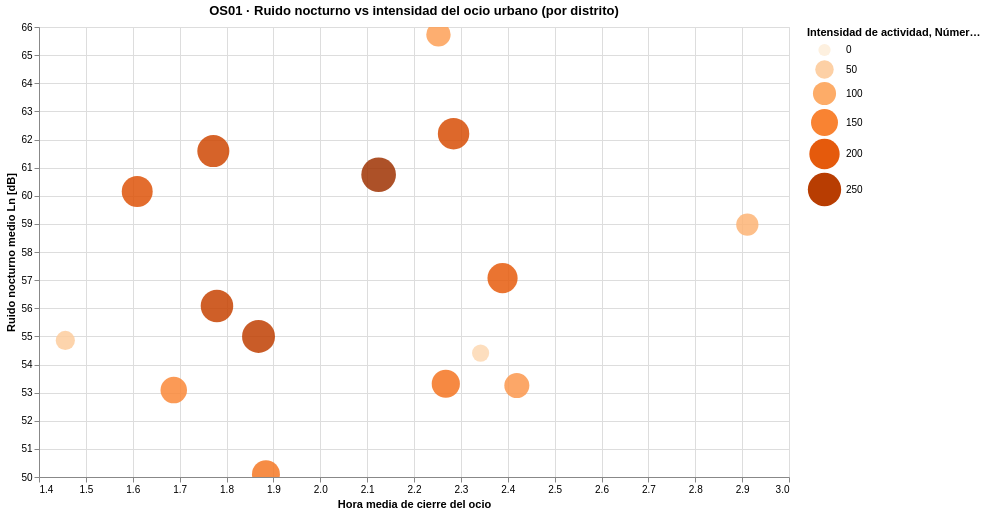

Notebook code cell kept with this figure:
### Markdown cell above
id_terraza es el único indicador consistente de existencia de terraza.
* Se cuentan terrazas por barrio.
* Se alinea con “actividad nocturna exterior”.

Refuerza la hipótesis ruido–ocio
Evita errores por NaNs estructurales de mesas/sillas.

El número de terrazas por barrio se estimó a partir del identificador de terraza presente en el dataset de locales, contabilizando aquellas observaciones con terraza asociada. Esta aproximación permite medir la intensidad del ocio exterior de forma consistente, evitando problemas derivados de información incompleta sobre mesas o sillas.

El ruido nocturno se caracterizó a partir del indicador Ln, asociado a cada estación acústica. 
La asignación espacial a barrios se realizó mediante la vinculación de cada estación con su barrio correspondiente, permitiendo obtener un nivel medio de ruido nocturno a escala de barrio.

### Code cell
# =========================================================
# OS01 · VISUALIZACIÓN 4
# Ruido nocturno vs intensidad del ocio (POR DISTRITO)
# =========================================================

# ---------------------------------------------------------
# 0. Función de normalización de texto (CLAVE)
# ---------------------------------------------------------
def normaliza_texto(s):
    if pd.isna(s):
        return s
    s = unicodedata.normalize("NFKD", s)
    s = "".join(c for c in s if not unicodedata.combining(c))
    return s.upper().strip()

# =========================================================
# 1. ACTIVIDAD URBANA NOCTURNA → DISTRITO
# =========================================================

df_act = df_06_locales.copy()

# Mapeo correcto de hora de cierre
mapa_horas = {12: 23, 13: 24, 14: 1, 15: 2, 16: 3}

df_act = df_act[df_act["hora_cierre_num"].isin(mapa_horas)]
df_act["hora_cierre_real"] = df_act["hora_cierre_num"].map(mapa_horas)

# Agregado por distrito
df_actividad_distrito = (
    df_act
    .groupby("distrito", as_index=False)
    .agg(
        hora_cierre_media=("hora_cierre_real", "mean"),
        num_locales=("id_local", "nunique"),
        num_terrazas=("id_terraza", lambda x: x.notna().sum())
    )
)

df_actividad_distrito["distrito_norm"] = df_actividad_distrito["distrito"].apply(normaliza_texto)

# =========================================================
# 2. RUIDO NOCTURNO (Ln) → DISTRITO
# =========================================================

df_ruido = df_02_cont_acustic.copy()

# Ruido nocturno: Ln ≠ NaN
df_ruido = df_ruido[df_ruido["ln"].notna()]

# Añadir distrito desde estaciones
df_ruido = df_ruido.merge(
    df_05_est_ac[["estacion", "distrito"]],
    on="estacion",
    how="left"
)

# Agregado por distrito
df_ruido_distrito = (
    df_ruido
    .groupby("distrito", as_index=False)
    .agg(
        laeq_nocturno=("ln", "mean")
    )
)

df_ruido_distrito["distrito_norm"] = df_ruido_distrito["distrito"].apply(normaliza_texto)

# =========================================================
# 3. DATASET FINAL INTEGRADO (ROBUSTO)
# =========================================================

df_corr_distrito = (
    df_actividad_distrito
    .merge(
        df_ruido_distrito,
        on="distrito_norm",
        how="inner",
        suffixes=("_act", "_ruido")
    )
)

# =========================================================
# 4. SCATTER FINAL
# =========================================================

scatter_nocturno = (
    alt.Chart(df_corr_distrito)
    .mark_circle(opacity=0.85)
    .encode(
        x=alt.X(
            "hora_cierre_media:Q",
            title="Hora media de cierre del ocio",
            scale=alt.Scale(zero=False)
        ),
        y=alt.Y(
            "laeq_nocturno:Q",
            title="Ruido nocturno medio Ln [dB]",
            scale=alt.Scale(zero=False)
        ),
        size=alt.Size(
            "num_locales:Q",
            title="Número de locales",
            scale=alt.Scale(range=[150, 1200])
        ),
        color=alt.Color(
            "num_locales:Q",
            title="Intensidad de actividad",
            scale=alt.Scale(scheme="oranges")
        ),
        tooltip=[
            alt.Tooltip("distrito_act:N", title="Distrito"),
            alt.Tooltip("hora_cierre_media:Q", format=".2f"),
            alt.Tooltip("laeq_nocturno:Q", format=".1f"),
            alt.Tooltip("num_locales:Q", title="Locales"),
            alt.Tooltip("num_terrazas:Q", title="Terrazas")
        ]
    )
    .interactive()
    .properties(
        width=750,
        height=450,
        title="OS01 · Ruido nocturno vs intensidad del ocio urbano (por distrito)"
    )
)

scatter_nocturno

### Figure 1 — Vega-Lite specification as saved in the notebook (floating-point values rounded to 4 significant figures)
{"$schema": "https://vega.github.io/schema/vega-lite/v5.20.1.json", "config": {"view": {"continuousHeight": 300, "continuousWidth": 300}}, "data": {"name": "data-e403f2a7ec5e47427af37ab37a1eba3c"}, "datasets": {"data-e403f2a7ec5e47427af37ab37a1eba3c": [{"distrito_act": "ARGANZUELA", "distrito_norm": "ARGANZUELA", "distrito_ruido": "Arganzuela", "hora_cierre_media": 1.884, "laeq_nocturno": 50.1, "num_locales": 164, "num_terrazas": 3}, {"distrito_act": "BARAJAS", "distrito_norm": "BARAJAS", "distrito_ruido": "Barajas", "hora_cierre_media": 2.342, "laeq_nocturno": 54.41, "num_locales": 38, "num_terrazas": 1}, {"distrito_act": "CARABANCHEL", "distrito_norm": "CARABANCHEL", "distrito_ruido": "Carabanchel", "hora_cierre_media": 1.78, "laeq_nocturno": 56.08, "num_locales": 236, "num_terrazas": 6}, {"distrito_act": "CENTRO", "distrito_norm": "CENTRO", "distrito_ruido": "Centro", "hora_cierre_media": 1.772, "laeq_nocturno": 61.59, "num_locales": 228, "num_terrazas": 0}, {"distrito_act": "CHAMARTIN", "distrito_norm": "CHAMARTIN", "distrito_ruido": "Chamartín", "hora_cierre_media": 1.61, "laeq_nocturno": 60.15, "num_locales": 210, "num_terrazas": 3}, {"distrito_act": "CHAMBERI", "distrito_norm": "CHAMBERI", "distrito_ruido": "Chamberí", "hora_cierre_media": 2.284, "laeq_nocturno": 62.21, "num_locales": 218, "num_terrazas": 1}, {"distrito_act": "CIUDAD LINEAL", "distrito_norm": "CIUDAD LINEAL", "distrito_ruido": "Ciudad Lineal", "hora_cierre_media": 1.868, "laeq_nocturno": 55.0, "num_locales": 243, "num_terrazas": 2}, {"distrito_act": "HORTALEZA", "distrito_norm": "HORTALEZA", "distrito_ruido": "Hortaleza", "hora_cierre_media": 2.419, "laeq_nocturno": 53.25, "num_locales": 124, "num_terrazas": 1}, {"distrito_act": "LATINA", "distrito_norm": "LATINA", "distrito_ruido": "Latina", "hora_cierre_media": 2.389, "laeq_nocturno": 57.07, "num_locales": 198, "num_terrazas": 1}, {"distrito_act": "MORATALAZ", "distrito_norm": "MORATALAZ", "distrito_ruido": "Moratalaz", "hora_cierre_media": 1.456, "laeq_nocturno": 54.85, "num_locales": 57, "num_terrazas": 0}, {"distrito_act": "PUENTE DE VALLECAS", "distrito_norm": "PUENTE DE VALLECAS", "distrito_ruido": "Puente de Vallecas", "hora_cierre_media": 1.688, "laeq_nocturno": 53.09, "num_locales": 144, "num_terrazas": 3}, {"distrito_act": "RETIRO", "distrito_norm": "RETIRO", "distrito_ruido": "Retiro", "hora_cierre_media": 2.252, "laeq_nocturno": 65.74, "num_locales": 115, "num_terrazas": 1}, {"distrito_act": "SALAMANCA", "distrito_norm": "SALAMANCA", "distrito_ruido": "Salamanca", "hora_cierre_media": 2.125, "laeq_nocturno": 60.75, "num_locales": 273, "num_terrazas": 3}, {"distrito_act": "VILLA DE VALLECAS", "distrito_norm": "VILLA DE VALLECAS", "distrito_ruido": "Villa de Vallecas", "hora_cierre_media": 2.911, "laeq_nocturno": 58.97, "num_locales": 90, "num_terrazas": 0}, {"distrito_act": "VILLAVERDE", "distrito_norm": "VILLAVERDE", "distrito_ruido": "Villaverde", "hora_cierre_media": 2.268, "laeq_nocturno": 53.32, "num_locales": 168, "num_terrazas": 0}]}, "encoding": {"color": {"field": "num_locales", "scale": {"scheme": "oranges"}, "title": "Intensidad de actividad", "type": "quantitative"}, "size": {"field": "num_locales", "scale": {"range": [150, 1200]}, "title": "Número de locales", "type": "quantitative"}, "tooltip": [{"field": "distrito_act", "title": "Distrito", "type": "nominal"}, {"field": "hora_cierre_media", "format": ".2f", "type": "quantitative"}, {"field": "laeq_nocturno", "format": ".1f", "type": "quantitative"}, {"field": "num_locales", "title": "Locales", "type": "quantitative"}, {"field": "num_terrazas", "title": "Terrazas", "type": "quantitative"}], "x": {"field": "hora_cierre_media", "scale": {"zero": false}, "title": "Hora media de cierre del ocio", "type": "quantitative"}, "y": {"field": "laeq_nocturno", "scale": {"zero": false}, "title": "Ruido nocturno medio Ln [dB]", "type": "quantitative"}}, "height": 450, "mark": {"opacity": 0.85, "type": "circle"}, "params": [{"bind": "scales", "name": "param_5", "select": {"encodings": ["x", "y"], "type": "interval"}}], "title": "OS01 · Ruido nocturno vs intensidad del ocio urbano (por distrito)", "width": 750}
